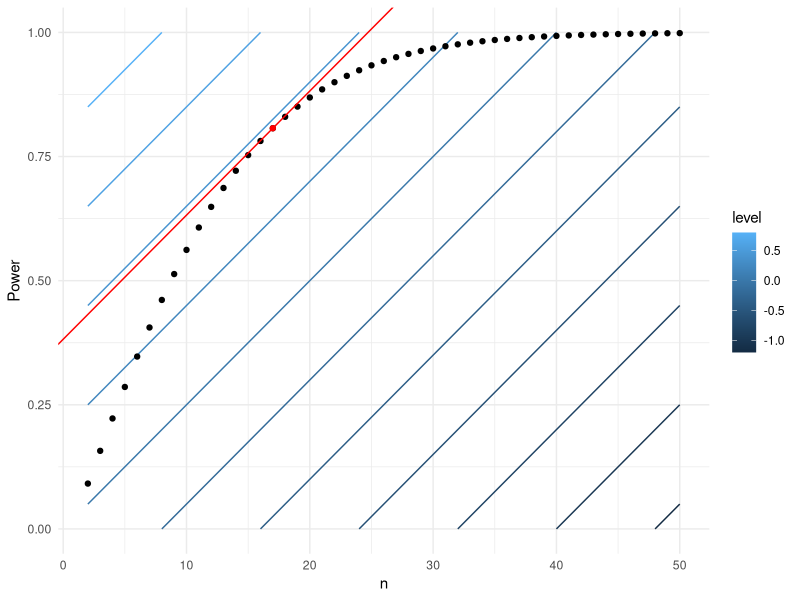
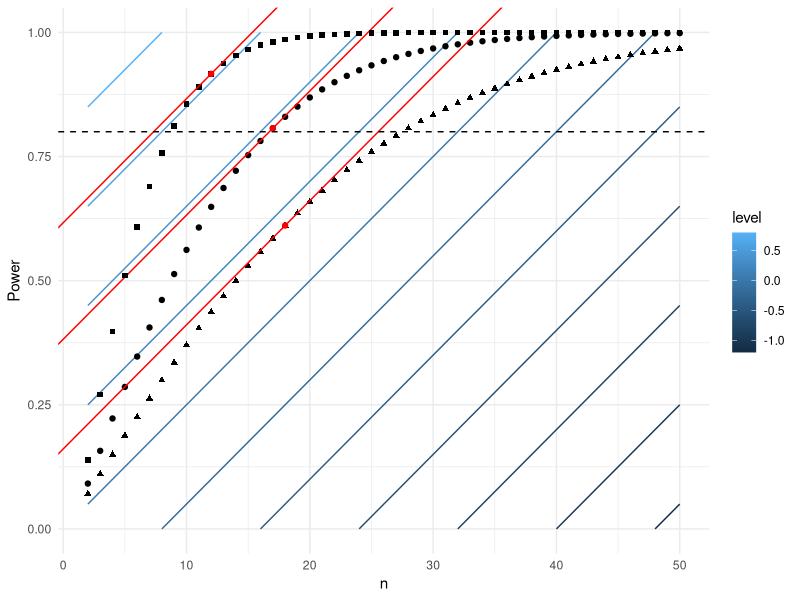
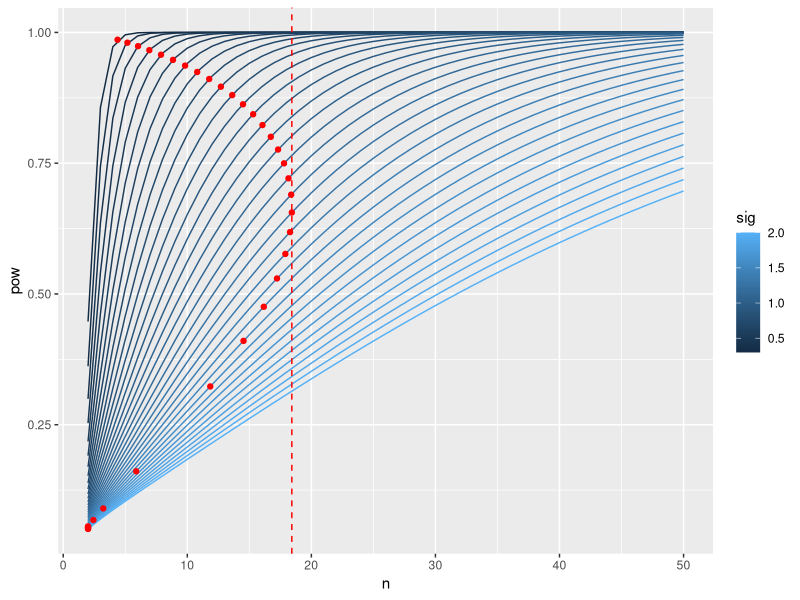
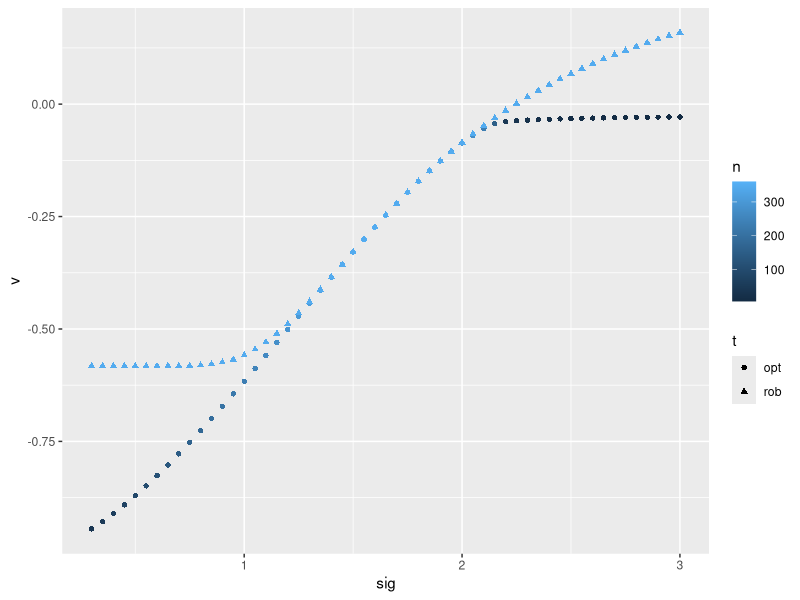
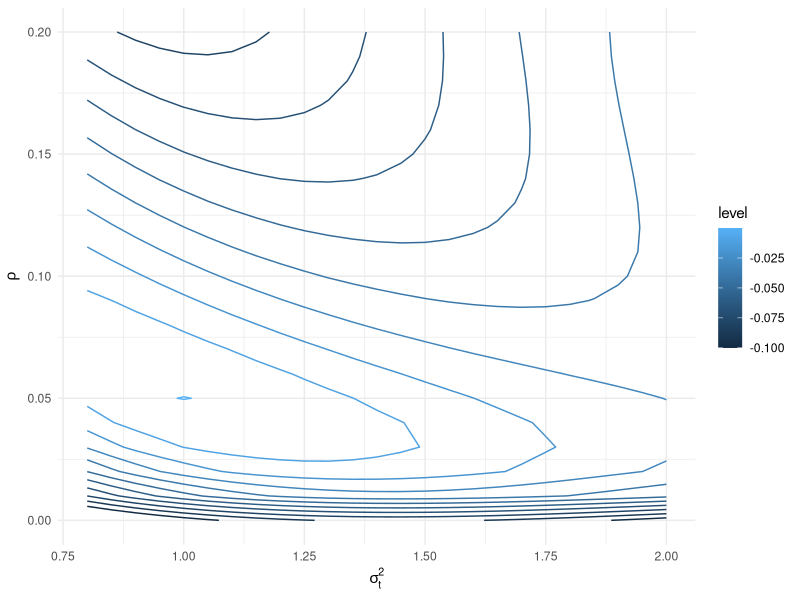
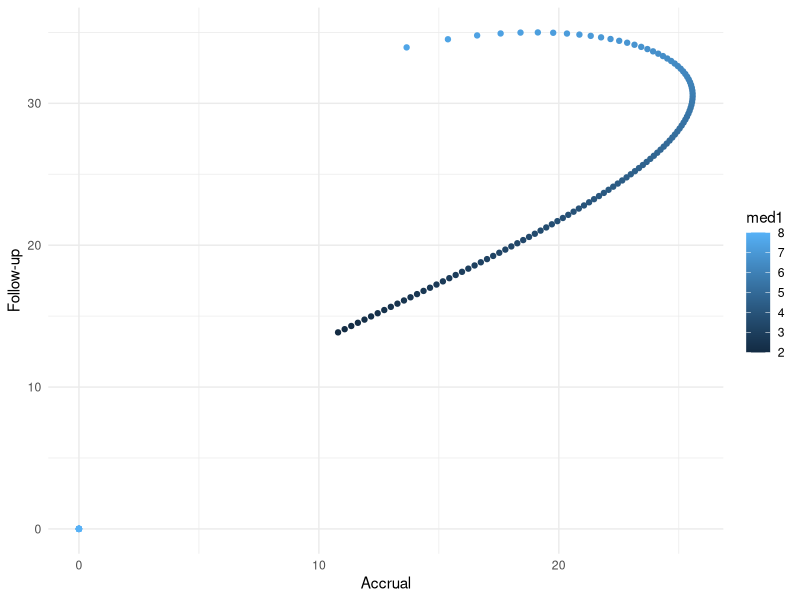
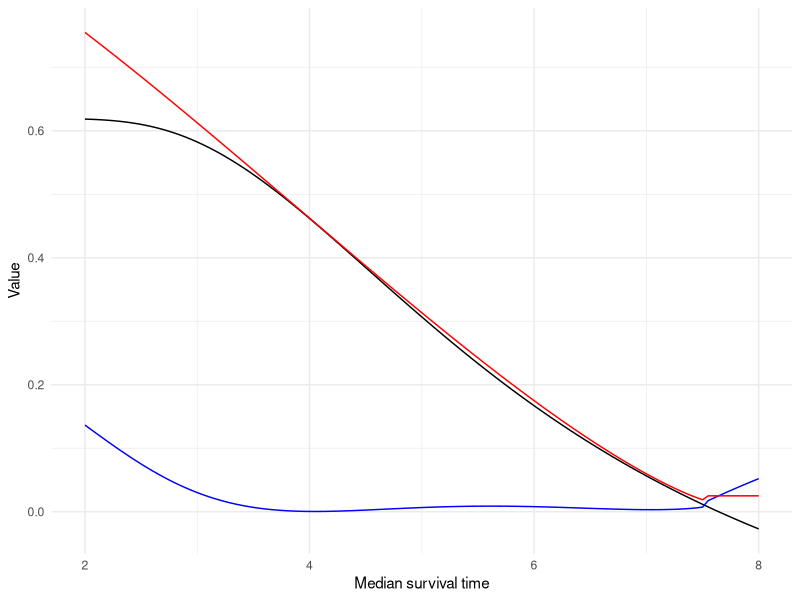

R code for these plots, in order: (Note: this script raises an error after producing the figures.)
## ---- chunk 1
knitr::opts_chunk$set(echo = TRUE)
require(numDeriv)
require(ggplot2)
## ---- chunk 2
value <- function(x, lambda)
{
  n <- x[1]; pow <- x[2]
  pow - lambda*n
}
## ---- chunk 3
lambda <- 0.025

df <- expand.grid(n=2:50, pow=1)
df$pow <- sapply(df$n, function(n) power.t.test(n=n, delta=1)$power)
df$v <- apply(df, 1, value, lambda = lambda)

opt <- df[which.max(df$v),]

# value contours
df2 <- expand.grid(n=2:50, pow=seq(0,1,0.05))
df2$v <- apply(df2, 1, value, lambda=lambda)

ggplot(df2, aes(n, pow)) + geom_contour(aes(z=v, colour=..level..)) +
  geom_point(data=df) + geom_point(data=opt, colour="red") +
  geom_abline(slope=lambda, intercept = opt$p - lambda*opt$n, colour="red") +
  ylab("Power") + theme_minimal()

#ggsave("./paper/figures/ex1_tangent.pdf", height=9, width=14, units="cm")
## ---- chunk 4
df3 <- expand.grid(n=2:50, pow=1)
df3$pow <- sapply(df3$n, function(n) power.t.test(n=n, delta=1, sd=0.7)$power)
df3$v <- apply(df3, 1, value, lambda = lambda)
opt3 <- df3[which.max(df3$v),]

df4 <- expand.grid(n=2:50, pow=1)
df4$pow <- sapply(df4$n, function(n) power.t.test(n=n, delta=1, sd=1.3)$power)
df4$v <- apply(df4, 1, value, lambda = lambda)
opt4 <- df4[which.max(df4$v),]

ggplot(df2, aes(n, pow)) + geom_contour(aes(z=v, colour=..level..)) +
  geom_point(data=df) + geom_point(data=opt, colour="red") +
  geom_abline(slope=lambda, intercept = opt$p - lambda*opt$n, colour="red") +
  
  geom_point(data=df3, shape=15) + geom_point(data=opt3, colour="red") +
  geom_abline(slope=lambda, intercept = opt3$p - lambda*opt3$n, colour="red") +
  
  geom_point(data=df4, shape=17) + geom_point(data=opt4, colour="red") +
  geom_abline(slope=lambda, intercept = opt4$p - lambda*opt4$n, colour="red") +
  
  geom_hline(yintercept = 0.8, linetype=2) +
  
  ylab("Power") + theme_minimal()

#ggsave("./paper/figures/ex1_3tangents.pdf", height=9, width=14, units="cm")

cbind(rbind(opt3, opt, opt4), sd=c(0.7, 1, 1.3))
## ---- chunk 5
df <- expand.grid(n=2:50, sig=seq(0.3,2,0.05))
df$pow <- apply(df, 1, function(x) power.t.test(n=x[1], delta=1, sd=x[2])$power)
df$v <- df$pow - lambda*df$n

f <- function(n, sig)
{
  pow <- power.t.test(n=n, delta=1, sd=sig)$power
  -(pow - lambda*n)
}

opt <- data.frame(sig=seq(0.3,2,0.05), n=1)
opt$n <- sapply(opt$sig, function(x) optim(10, f, method="Brent", lower=2, upper=50, sig=x)$par)
opt$pow <- apply(opt, 1, function(x) power.t.test(n=x[2], delta=1, sd=x[1])$power)

ggplot(df, aes(n, pow, colour=sig, group=as.factor(sig))) + geom_line() +
  geom_point(data=opt, colour="red") +
  geom_vline(xintercept = max(opt$n), linetype=2, colour="red")

opt[which.max(opt$n),]
## ---- chunk 6
lambda <- grad(function(n) power.t.test(n=n, delta=0.3, sd=1)$power, 235)

f <- function(n, sig)
{
  pow <- power.t.test(n=n, delta=0.3, sd=sig)$power
  -(pow - lambda*n)
}

opt <- data.frame(n= 22, sig=seq(0.3,3,0.05))

opt$n <- sapply(opt$sig, function(x) optim(10, f, method="Brent", lower=2, upper=500, sig=x)$par)
opt$v <- apply(opt, 1, function(x) f(x[1],x[2]))

rob <- data.frame(n= 345, sig=seq(0.3,3,0.05))
rob$v <- apply(rob, 1, function(x) f(x[1], x[2]))

sum(rob$v - opt$v)

opt$t <- "opt"
rob$t <- "rob"

df <- rbind(opt, rob)

ggplot(df, aes(sig, v, colour=n, shape=t)) + geom_point()

interim <- 10
tru_sig <- 2
sig_est <- rchisq(1000, interim-1)*tru_sig/(interim-1)
n_est <- sapply(sig_est, function(x) optim(10, f, method="Brent", lower=2, upper=50, sig=x)$par)
ssr <- data.frame(n=n_est, sig=rep(tru_sig, 1000))
ssr$v <- apply(ssr, 1, function(x) f(x[1], x[2]))

df[df$sig==tru_sig,]
## ---- chunk 7
clus_pow <- function(x, var_t, rho)
{
  k <- x[1]; n <- x[2]; m <- n/k
  clus_var <- var_t*rho + (var_t - var_t*rho)/m
  power.t.test(n=k, delta=0.3, sd=sqrt(clus_var))$power
}

clus_pow(c(25, 450), 1, 0.05)
lambda <- grad(clus_pow, c(25, 450), var_t=1, rho=0.05)


f <- function(x, var_t, rho)
{
  pow <- clus_pow(x, var_t, rho)
  -(pow - sum(lambda*x))
}

opt <- expand.grid(var_t=seq(0.8, 2, 0.05), rho=seq(0,0.2,0.01))
opt <- cbind(opt, t(apply(opt, 1, function(x) optim(c(10,10), fn=f, lower=c(2,2), upper=c(50,1000), var_t=x[1], rho=x[2], method="L-BFGS-B")$par)))
names(opt)[3:4] <- c("k", "n")
opt$v <- apply(opt, 1, function(x) f(x[3:4],x[1],x[2]))

rob <- opt
rob$k <- 25
rob$n <- 450
rob$v <- apply(rob, 1, function(x) f(x[3:4],x[1],x[2]))

rob$d <- opt$v - rob$v

ggplot(rob, aes(var_t, rho, z=d, colour=..level..)) + geom_contour(breaks=c(-0.0001,seq(-0.01,-0.1,-0.01))) +
  ylab(expression(rho)) + xlab(expression(sigma[t]^2)) +
  theme_minimal()

sum(rob$v - opt$v)
## ---- chunk 8
# see chapter 9, D.Collet Modelling survival data in medical research
s_bar <- function(x, med1, med2)
{
  # Assuming exponential models with medians med1 and med2,
  # so S(x) = exp(-ln(2)x/med)
  (exp( -(log(2)/med1)*x ) + exp( -(log(2)/med2)*x ))/2
}
  
get_pow <- function(x, med1)
{
  # med1 - median survival control
  # x - (accrual time period, total trial time)
  # a - accrual time period
  # f - follow-up time period
  a <- x[[1]]; f <- max(x[[2]] - x[[1]], 0)
  dif <- 2
  med2 <- med1 + dif
  m <- 10.3 # monthly accrual rate
  theta <- log(med1/med2) # log harzard ratio
  
  # Expected sample size
  n <- m*a
  # Probability of an event
  prob_d <- 1 - (s_bar(f, med1, med2) + 4*s_bar(0.5*a + f, med1, med2) + s_bar(a + f, med1, med2))/6
  # Expected number of events
  d <- n*prob_d
  # Power
  pnorm( -theta*sqrt(d)/2 - qnorm(0.975) )
}

get_pow(c(23,48), 4.5)
lambda <- grad(get_pow, c(23,48), med1=4.5)
## ---- chunk 9

get_value <- function(x, med1, lambda)
{
  #if(x[1] < 1 | x[1] > 100 | x[2] < 1 | x[2] > 100) return(100000)
  pow <- get_pow(x, med1)
  
  -(pow - sum(lambda*x))
}

get_design <- function(med1)
{
  o <- optim(c(25,50), get_value, med1=med1, lambda=lambda,
              lower = c(0,0), upper = c(100,100), method="L-BFGS-B")
  return(c(o$par, -o$value))
} 

df <- data.frame(med1=seq(2, 8, 0.05))
df <- cbind(df, t(sapply(df$med1, get_design)))
names(df)[2:4] <- c("a", "t", "v")

df2 <- data.frame(med1=df$med1)
fixed <- c(21, 47)
df2$a <- fixed[1]; df2$t <- fixed[2]
df2$v <- -sapply(df2$med1, function(x) get_value(fixed, x, lambda))
df2$d <- df2$v - df$v

# Optimal designs
ggplot(df, aes(a, t-a, colour=med1)) + geom_point() +
  xlab("Accrual") + ylab("Follow-up") +
  theme_minimal()

# Optimal and fixed design values
ggplot(df2, aes(med1)) + geom_line(aes(y=v)) + geom_line(aes(y=-d), colour="blue") +
  geom_line(data=df, aes(y=v), colour="red") + 
  xlab("Median survival time") + ylab("Value") +
  theme_minimal()
## ---- chunk 10
get_diff <- function(med1, fixed, lambda)
{
  opt_v <- get_design(med1)[3]
  get_value(fixed, med1, lambda) - opt_v
}

uniroot(get_diff, c(2,8), fixed=c(15, 40), lambda=lambda)

coverage <- function(fixed, df, diff, lambda)
{
  df2 <- data.frame(med1=df$med1)
  df2$a <- fixed[1]; df2$t <- fixed[2]
  df2$v <- -sapply(df2$med1, function(x) get_value(fixed, x, lambda))
  df2$d <- df2$v - df$v
  -sum(-df2$d <= diff)
}

df <- data.frame(med1=seq(2, 8, 0.01))
df <- cbind(df, t(sapply(df$med1, get_design)))
names(df)[2:4] <- c("a", "t", "v")

diff <- 0.01
opt <- psoptim(c(35,50), coverage, df=df, diff=diff, lambda=lambda,
              lower = c(0,0), upper = c(100,100))#, method="L-BFGS-B")
## ---- chunk 11
ns <- 2:80
pow <- sapply(ns, function(x) power.t.test(n=x, delta=1)$power)
se <- sqrt(2*1/ns)

plot(ns, se)
plot(se, pow)
## ---- chunk 12
library(numDeriv)

get_power <- function(k, sd)
{
  if(k <= 1){
    return(0)
  } else {
    d <- 1
    # Use the large-sample normal approximation
    p <- 1-pnorm(qnorm(0.975)*sqrt((2*sd^2)/k), d, sqrt((2*sd^2)/k))
    return(p)
  }
}

# Guess of the sd of cluster means is ~ 1.9
get_power(57, 1.9)
# Infer the value function parameter based on our original choice
lambda <- grad(get_power, 57, sd=1.9)

get_value <- function(k, sd)
{
  pow <- get_power(k, sd)
  return(-(pow - lambda*k))
}

get_k <- function(sd)
{
  # Find the k such that value is maximised
  sd <- sd[[1]]
  o <- optim(1, get_value, lower=c(0), upper=c(100), sd=sd, method="Brent")
  return(c(o$par, o$value))
}

get_k_SSR <- function(sd)
{
  # For comparison, show the k needed to get 80% power
  k <- 2*(qnorm(1-0.025) + qnorm(0.8))^2 * (sd^2/1)
  return(c(k, get_value(k, sd)))
}


df <- data.frame(sd=seq(0.1,4,0.05))
df <- cbind(df, t(sapply(df$sd, get_k)))
names(df)[2:3] <- c("k", "v")
df <- cbind(df, t(sapply(df$sd, get_k_SSR)))
names(df)[4:5] <- c("k_SSR", "v_SSR")
df$pow <- sapply(1:nrow(df), function(i, df) get_power(df[i,2], df[i,1]), df=df)

ggplot(df, aes(sd, k)) + geom_line() +
  geom_vline(xintercept = 1.9, linetype=2) +
  geom_line(data=df, aes(sd,k_SSR), colour="darkred")
## ---- chunk 13
# Robust sample size
k_rob <- max(df$k)
df_rob <- data.frame(sd = df$sd)
df_rob$pow <- sapply(df_rob, get_power, k=k_rob)


# Simulate SSR
sim_SSR <- function(sd)
{
  k <- 29; m <- 4
  c_means <- rnorm(2*k, 0, sd)
  sd_est <- sd(c_means)
  new_k <- max(57, get_k_SSR(sd_est)[1])
  return(new_k)
}

batch_SSR <- function(sd)
{
  ks <- replicate(1000, sim_SSR(sd))
  pows <- sapply(ks, get_power, sd=sd)
  return(c(as.numeric(quantile(ks, c(0.01,0.1,0.5,0.9,0.99))), as.numeric(quantile(pows, c(0.01,0.1,0.5,0.9,0.99)))))
}

df_SSR <- data.frame(sd = df$sd)
df_SSR <- cbind(df_SSR, t(sapply(df_SSR$sd, batch_SSR)))
names(df_SSR)[2:6] <- c("kq01", "kq10", "kq50", "kq90", "kq99")
names(df_SSR)[7:11] <- c("pq01", "pq10", "pq50", "pq90", "pq99")

# Plot sample sizes
ggplot(df_SSR, aes(sd, kq50)) + geom_line(colour="darkred") +
  geom_ribbon(aes(ymin = kq10, ymax = kq90), alpha=0.2, fill="darkred") + 
  geom_ribbon(aes(ymin = kq01, ymax = kq99), alpha=0.2, fill="darkred") +
  geom_hline(yintercept = k_rob, colour="darkgreen") +
  ylim(c(0,400))

# Plot powers
ggplot(df_SSR, aes(sd, pq50)) + geom_line(colour="darkred") +
  geom_ribbon(aes(ymin = pq10, ymax = pq90), alpha=0.2, fill="darkred") + 
  geom_ribbon(aes(ymin = pq01, ymax = pq99), alpha=0.2, fill="darkred") +
  geom_line(data=df_rob, aes(sd, pow), colour="darkgreen") +
  ylim(c(0,1))
## ---- chunk 14
get_power <- function(x, sd)
{
  k <- x[1]; alpha <- x[2]; d <- 0.3
  if(k <= 1){
    return(0)
  } else {
    # Use the large-sample normal approximation
    p <- 1-pnorm(qnorm(1-alpha)*sqrt((2*sd^2)/k), d, sqrt((2*sd^2)/k))
    return(p)
  }
}

get_power(c(235, 0.025), 1)
lambda <- grad(get_power, c(235, 0.025), sd=1)

get_value <- function(x, sd)
{
  k <- x[1]; alpha <- x[2]; d <- 1
  if(k < 2 | k > 800 | alpha <=0 | alpha >=1) return(10000)
  pow <- get_power(c(k, alpha), sd=sd)
  return(-(pow - lambda[1]*k - lambda[2]*alpha))
}

get_design <- function(sd, starting=c(95.5,0.025))
{
  o <- optim(starting, get_value, sd=sd)
  return(c(o$par, o$value))
}


sds <- seq(0.1,3,0.02)
df <- NULL
df <- rbind(df, c(sds[1], get_design(sds[1])))
for(i in 2:length(sds)){
  df <- rbind(df, c(sds[i], get_design(sds[i], starting = df[i-1,2:3])))
}
df <- as.data.frame(df)
names(df) <- c("sd", "k", "a", "v")
df$p <- apply(df[,1:3], 1, function(x) get_power(x[2:3], sd=x[1]))
df$c <- apply(df, 1, function(x) sqrt(2*x[1]^2/x[2])*qnorm(1-x[3]))

ggplot(df, aes(k, a, colour=sd)) + geom_point() 

# Get value of fixed design
rob <- data.frame(sd=sds, k=235, a=0.025)
rob$v <- apply(rob, 1, function(x) get_value(x[2:3], x[1]))

df2 <- rbind(rob, df[,c("sd", "k", "a", "v")])

ggplot(df2, aes(sd, v, colour=k)) + geom_point()

# Get vakue of optimal design with constrained alpha

get_value2 <- function(x, sd)
{
  k <- x[1]; d <- 1; alpha <- 0.025
  pow <- get_power(c(k, alpha), sd=sd)
  return(-(pow - lambda[1]*k - lambda[2]*alpha))
}

get_design2 <- function(sd, starting=c(95.5))
{
  o <- optim(starting, get_value2, sd=sd, method="Brent", lower = 2, upper = 800)
  return(c(o$par, o$value))
}

df3 <- data.frame(sd=df$sd)
df3 <- cbind(df3, t(sapply(df3$sd, get_design2)))
names(df3)[2:3] <- c("k", "v")
df3$a <- 0.025

df2 <- rbind(df2, df3[,c(1,2,4,3)])
df2$t <- c(rep("rob", 146), rep("opt", 146), rep("opt2", 146))

ggplot(df2, aes(sd, v, colour=k, shape=t)) + geom_point()
## ---- chunk 15
# see chapter 9, D.Collet Modelling survival data in medical research
s_bar <- function(x, med1, med2)
{
  # Assuming exponential models with medians med1 and med2,
  # so S(x) = exp(-ln(2)x/med)
  (exp( -(log(2)/med1)*x ) + exp( -(log(2)/med2)*x ))/2
}
  
get_beta <- function(x, med1)
{
  # med1 - median survival control
  # x - (accrual time period, total trial time)
  # a - accrual time period
  # f - follow-up time period
  a <- x[[1]]; f <- x[[2]] - x[[1]]
  dif <- 2
  med2 <- med1 + dif
  m <- 10.3 # monthly accrual rate
  theta <- log(med1/med2) # log harzard ratio
  
  # Expected sample size
  n <- m*a
  # Probability of an event
  prob_d <- 1 - (s_bar(f, med1, med2) + 4*s_bar(0.5*a + f, med1, med2) + s_bar(a + f, med1, med2))/6
  # Expected number of events
  d <- n*prob_d
  # Power
  pow <- pnorm( -theta*sqrt(d)/2 - qnorm(0.975) )
  return(1-pow)
}

get_beta(c(23,48), 4.5)
w <- grad(get_beta, c(23,48), med1=4.5)
## ---- chunk 16

get_value <- function(x, med1)
{
  if(x[1] < 1 | x[1] > 100 | x[2] < 1 | x[2] > 100) return(100000)
  beta <- get_beta(x, med1)
  return(beta - sum(w*x))
}

get_design <- function(med1)
{
  o <- optim(c(5,5), get_value, med1=med1)
  return(c(o$par, o$value))
}

df <- data.frame(med1=seq(2, 10, 0.05))
df <- cbind(df, t(sapply(df$med1, get_design)))
names(df)[2:4] <- c("a", "t", "v")

ggplot(df, aes(a, t, colour=med1)) + geom_point() 
## ---- chunk 17
# Fixed t, total time for study (i.e. accrual time + follow-up time)
obj_func_fixed_t <- function(a, t, med1)
{
  x <- c(a, t)
  beta <- get_beta(x, med1=med1)
  return(beta - sum(w*x))
}

eval_p_fixed_t <- function(med1, t)
{
  # Find accrual time a that maximises value for known med1
  opt <- optim(par=3, fn=obj_func_fixed_t, t=t, med1=med1,
               lower = 2, upper = t, method="Brent")
  return(-opt$par)
}

opt_fixed_t <- function(t)
{
  # Search over med1 to find the largest a possibly required
  opt <- optim(par=5, fn=eval_p_fixed_t, t=t, lower = 1, upper = 100, method="L")
  return(-opt$value)
}

# For example, 
opt_fixed_t(36)
## ---- chunk 18
# Fixed a, accrual time
obj_func_fixed_a <- function(t, a, med1)
{
  x <- c(a, t)
  beta <- get_beta(x, med1=med1)
  return(beta - sum(w*x))
}

eval_p_fixed_a <- function(med1, a)
{
  opt <- optim(par=10, fn=obj_func_fixed_a, a=a, med1=med1,
               lower = 3, upper = 100, method="Brent")
  return(-opt$par)
}

opt_fixed_a <- function(a)
{
  opt <- optim(par=5, fn=eval_p_fixed_a, a=a, lower = 1, upper = 100, method="L")
  return(-opt$value)
}

# For example,
opt_fixed_a(24)
## ---- chunk 19
ts <- 3:75
t_o <- sapply(ts, opt_fixed_t)

as <- 3:75
a_o <- sapply(as, opt_fixed_a)

df <- data.frame(t=ts, t_o=t_o, a=as, a_o=a_o)

ggplot() + geom_point(data=df, aes(t, t_o, colour="t_fix")) + geom_point(data=df, aes(a_o, a, colour="a_fix"))
## ---- chunk 20
t1 <- runif(1,3,100); a1 <- runif(1,3,100)
converged <- FALSE
iter <- 1
print(c(a1,t1))
while(!converged & iter < 100){
  t2 <- opt_fixed_a(a1)
  a2 <- opt_fixed_t(t2)
  print(c(a2, t2))
  if(dist(rbind(c(t1,a1),c(t2,a2))) < 0.00001) converged <- TRUE
  t1 <- t2; a1 <- a2
}
## ---- chunk 21
lambda <- 0.005
df <- expand.grid(n=2:500, sig=seq(1,5,0.1))
df$pow <- apply(df, 1, function(x) power.t.test(n=x[1], delta=1, sd=x[2])$power)
df$v <- df$pow - lambda*df$n

f <- function(n, sig)
{
  pow <- power.t.test(n=n, delta=1, sd=sig)$power
  -(pow - lambda*(n + 32))
}

opt <- data.frame(sig=seq(1,5,0.1), n=1)
opt$n <- sapply(opt$sig, function(x) optim(10, f, method="Brent", lower=2, upper=500, sig=x)$par)
opt$pow <- apply(opt, 1, function(x) power.t.test(n=x[2], delta=1, sd=x[1])$power)
opt$value <- opt$pow - 0.005*(opt$n + 32)

ggplot(df, aes(n, pow, colour=sig, group=as.factor(sig))) + geom_line() +
  geom_point(data=opt, colour="red") +
  geom_vline(xintercept = max(opt$n), linetype=2, colour="red")

opt[which.max(opt$n),]
df0 <- opt
## ---- chunk 22
df2 <- data.frame(sig=seq(1,4,0.1))
df2$pow <- sapply(df2$sig, function(x) power.t.test(n=88, delta=1, sd=x)$power)
ggplot(df2, aes(sig, pow)) + geom_point()
## ---- chunk 23
ggplot(df0, aes(sig, n)) + geom_line() + 
  geom_line(data=df0, aes(sig, 100*value), colour="darkgreen") +
  geom_vline(xintercept = 2.98, linetype =2)
## ---- chunk 24
get_value <- function(n_p, sig)
{
  alpha <- 0.5; n <- 88
  c <- qchisq(alpha, n_p-1)*2.98^2/(n_p-1)
  pilot_pow <- pchisq(c*(n_p-1)/sig^2, n_p-1)
  main_pow <- power.t.test(n=n, delta=1, sd=sig)$power
  # Return both the pilot value, and the value of not doing a pilot at all
  c(-(pilot_pow*main_pow - lambda*(n_p/2+pilot_pow*(n+32))), main_pow - lambda*(n+32))
}

df3 <- data.frame(sig=seq(1,6,0.1))
df3$n <- sapply(df3$sig, function(x) optim(30, function(y, x) get_value(y, x)[1], x=x,
                                           lower = 2, upper = 200, method="Brent")$par)
ggplot(df3, aes(sig, n)) + geom_line()
## ---- chunk 25
df4 <- expand.grid(sig=seq(1,6,0.1))
df4 <- cbind(df4, t(sapply(df4$sig, function(x, n_p) get_value(n_p, x), n_p = max(df3$n))))
names(df4)[2:3] <- c("v", "v2")

ggplot(df4, aes(sig, -v)) + geom_line() +
  geom_line(data=df4, aes(sig, -(v+v2)), linetype=3) +
  geom_vline(xintercept = 2.98, linetype =2)
## ---- chunk 26
get_value2 <- function(n, sig)
{
  alpha <- 0.5; n_p <- 12
  c <- qchisq(alpha, n_p-1)*2.98^2/(n_p-1)
  pilot_pow <- pchisq(c*(n_p-1)/sig^2, n_p-1)
  main_pow <- power.t.test(n=n, delta=1, sd=sig)$power
  # Return both the pilot value, and the value of not doing a pilot at all
  c(-(pilot_pow*main_pow - lambda*(n_p/2+pilot_pow*(n+32))), -(main_pow - lambda*(n+32)))
}

df5 <- data.frame(sig=seq(1,6,0.1))
df5$n <- sapply(df5$sig, function(x) optim(30, function(y, x) get_value2(y, x)[1], x=x,
                                           lower = 2, upper = 200, method="Brent")$par)
ggplot(df5, aes(sig, n)) + geom_line()
